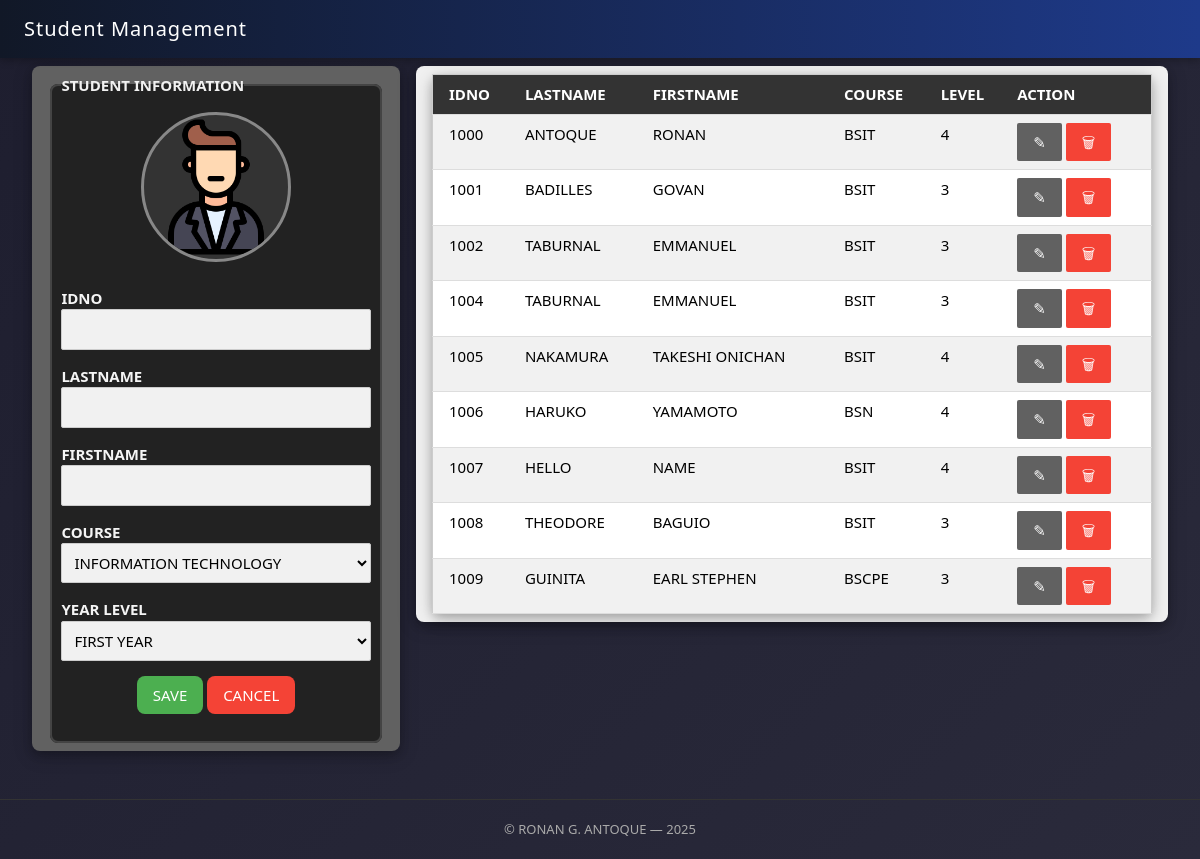
The app's page /, older data.
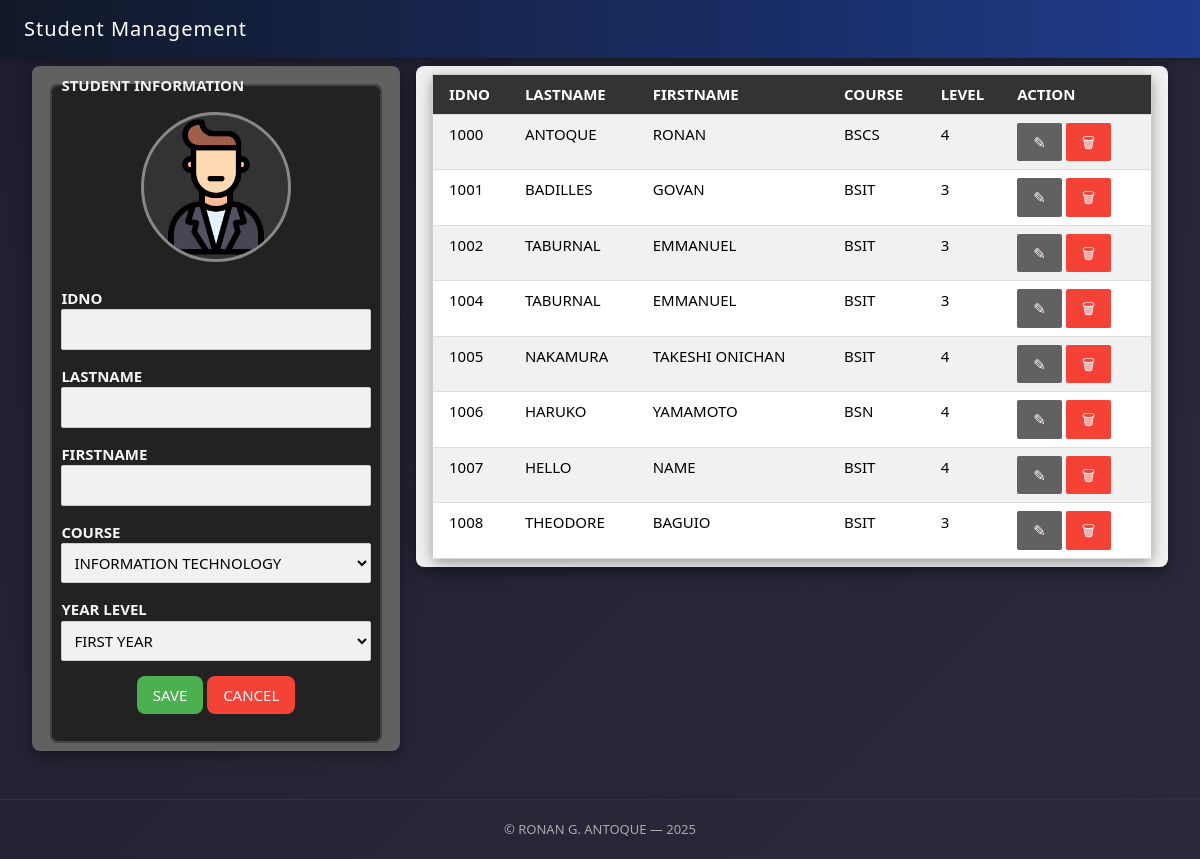
The same page, newer data.
### tables this page shows
CREATE TABLE students(
id integer primary key autoincrement,
idno varchar(10) unique,
lastname varchar(25),
firstname varchar(25),
course varchar(10),
level varchar(5), image varchar(25));

### app.py (the view)
@app.route("/")
def index():
    students = getall("students")
    return render_template("index.html", studentlist=students)

### db/dbhelper.py (called while the page is built)
def getprocess(sql: str, vals: list) -> list:
    conn = connect(database)
    conn.row_factory = Row
    cursor = conn.cursor()
    cursor.execute(sql, vals)
    data = cursor.fetchall()
    cursor.close()
    conn.close()
    return data

def getall(table: str) -> list:
    sql = f"SELECT * FROM {table}"
    return getprocess(sql, [])

### templates/index.html (shortened to what this page needs)
{% extends 'base.html' %} {% block content %}
<div class="w3-row-padding">
  <div class="w3-third">
    <div class="w3-card-4 w3-padding w3-round-large w3-dark-grey">
      <fieldset
        class="w3-round-large"
        style="border: 2px solid #444; background: #222; color: #f5f5f5"
      >
        <legend class="w3-text-light-grey">
          <b>STUDENT INFORMATION</b>
        </legend>
        <form
          action="{{ url_for('add_student') }}"
          method="POST"
          id="studentForm"
        >
          <center>
            <img
              src="{{ url_for('static', filename='images/account.png') }}"
              style="
                width: 150px;
                height: 150px;
                object-fit: cover;
                border-radius: 50%;
                border: 3px solid #888;
                margin-top: 10px;
                margin-bottom: 10px;
                background: #333;
              "
            />
          </center>
          <p>
            <label><b>IDNO</b></label>
            <input
              type="number"
              name="idno"
              id="idno"
              class="w3-input w3-border w3-light-grey w3-round-small"
              required
            />
          </p>
          <p>
            <label><b>LASTNAME</b></label>
            <input
              type="text"
              name="lastname"
              id="lastname"
              class="w3-input w3-border w3-light-grey w3-round-small"
              required
            />
          </p>
          <p>
            <label><b>FIRSTNAME</b></label>
            <input
              type="text"
              name="firstname"
              id="firstname"
              class="w3-input w3-border w3-light-grey w3-round-small"
              required
            />
          </p>
          <p>
            <label><b>COURSE</b></label>
            <select
              name="course"
              id="course"
              class="w3-input w3-border w3-light-grey w3-round-small"
              required
            >
              <option value="BSIT">INFORMATION TECHNOLOGY</option>
            </select>
          </p>
          <p>
            <label><b>YEAR LEVEL</b></label>
            <select
              name="level"
              id="level"
              class="w3-input w3-border w3-light-grey w3-round-small"
              required
            >
              <option value="1">FIRST YEAR</option>
            </select>
          </p>
          <p class="w3-center">
            <input
              type="submit"
              value="SAVE"
              class="w3-button w3-green w3-round-large w3-hover-light-green"
            />
            <input
              type="reset"
              value="CANCEL"
              class="w3-button w3-red w3-round-large w3-hover-pale-red"
            />
          </p>
        </form>
      </fieldset>
    </div>
  </div>
  <div class="w3-twothird w3-container">
    <div class="w3-card-4 w3-round-large w3-light-grey w3-padding">
      <table
        class="w3-table-all w3-card-4 w3-hoverable w3-striped w3-round-large"
      >
        <tr style="background-color: #333; color: #fff">
          <th>IDNO</th>
          <th class="w3-hide-small w3-hide-medium">LASTNAME</th>
          <th class="w3-hide-small w3-hide-medium">FIRSTNAME</th>
          <th class="w3-hide-small w3-hide-medium">COURSE</th>
          <th class="w3-hide-small w3-hide-medium">LEVEL</th>
          <th>ACTION</th>
        </tr>
        {% for student in studentlist %}
        <tr class="w3-hover-dark-grey">
          <td>{{ student['idno'] }}</td>
          <td class="w3-hide-small w3-hide-medium">
            {{ student['lastname'].upper() }}
          </td>
          <td class="w3-hide-small w3-hide-medium">
            {{ student['firstname'].upper() }}
          </td>
          <td class="w3-hide-small w3-hide-medium">
            {{ student['course'].upper() }}
          </td>
          <td class="w3-hide-small w3-hide-medium">{{ student['level'] }}</td>
          <td>
            <button
              class="w3-button w3-round-small w3-dark-grey w3-hover-black"
              onclick='editStudent(
								"{{ student.idno }}",
								"{{ student.lastname }}",
								"{{ student.firstname }}",
								"{{ student.course }}",
								"{{ student.level }}"
							)'
            >
              &#9998;
            </button>
            <a
              href="{{ url_for('delete_student', idno=student['idno']) }}"
              class="w3-button w3-round-small w3-red w3-hover-pale-red"
              onclick="return confirm('Delete this student?');"
              >&#x1F5D1;</a
            >
          </td>
        </tr>
        {% endfor %}
      </table>
    </div>
  </div>
</div>
{% endblock %}

### templates/base.html (shortened to what this page needs)
<!DOCTYPE html>
<html>
  <head>
    <link
      rel="stylesheet"
      href="{{ url_for('static', filename='css/w3.css') }}"
    />
  </head>
  <body>
    <div class="navbar">
      <h4>Student Management</h4>
    </div>
    <div class="w3-container w3-padding">
      {% block content %} {% endblock %}
    </div>
    <div class="footer">&copy; RONAN G. ANTOQUE — 2025</div>
  </body>
</html>

### static/css/w3.css (style rules this page uses)
*,*:before,*:after { box-sizing:inherit }
html { -ms-text-size-adjust:100%;-webkit-text-size-adjust:100% }
body { margin:0 }
a { background-color:transparent }
b,strong { font-weight:bolder }
img { border-style:none }
button,input,select,textarea,optgroup { font:inherit;margin:0 }
button,input { overflow:visible }
button,select { text-transform:none }
button,[type=button],[type=reset],[type=submit] { -webkit-appearance:button }
fieldset { border:1px solid #c0c0c0;margin:0 2px;padding:.35em .625em .75em }
legend { color:inherit;display:table;max-width:100%;padding:0;white-space:normal }
html,body { font-family:Verdana,sans-serif;font-size:15px;line-height:1.5 }
html { overflow-x:hidden }
h4 { font-size:20px }
h1,h2,h3,h4,h5,h6 { font-family:"Segoe UI",Arial,sans-serif;font-weight:400;margin:10px 0 }
img { vertical-align:middle }
a { color:inherit }
.w3-table,.w3-table-all { border-collapse:collapse;border-spacing:0;width:100%;display:table }
.w3-table-all { border:1px solid #ccc }
.w3-bordered tr,.w3-table-all tr { border-bottom:1px solid #ddd }
.w3-striped tbody tr:nth-child(even) { background-color:#f1f1f1 }
.w3-table-all tr:nth-child(odd) { background-color:#fff }
.w3-table-all tr:nth-child(even) { background-color:#f1f1f1 }
.w3-table td,.w3-table th,.w3-table-all td,.w3-table-all th { padding:8px 8px;display:table-cell;text-align:left;vertical-align:top }
.w3-table th:first-child,.w3-table td:first-child,.w3-table-all th:first-child,.w3-table-all td:first-child { padding-left:16px }
.w3-btn,.w3-button { border:none;display:inline-block;padding:8px 16px;vertical-align:middle;overflow:hidden;text-decoration:none;color:inherit;background-color:inherit;text-align:center;cursor:pointer;white-space:nowrap }
.w3-btn,.w3-button { -webkit-touch-callout:none;-webkit-user-select:none;-khtml-user-select:none;-moz-user-select:none;-ms-user-select:none;user-select:none }
.w3-input { padding:8px;display:block;border:none;border-bottom:1px solid #ccc;width:100% }
.w3-container:after,.w3-container:before,.w3-panel:after,.w3-panel:before,.w3-row:after,.w3-row:before,.w3-row-padding:after,.w3-row-padding:before, .w3-cell-row:before,.w3-cell-row:after,.w3-clear:after,.w3-clear:before,.w3-bar:before,.w3-bar:after { content:"";display:table;clear:both }
.w3-col,.w3-half,.w3-third,.w3-twothird,.w3-threequarter,.w3-quarter { float:left;width:100% }
@media (min-width:601px) { .w3-col.m4,.w3-third { width:33.33333% } }
@media (min-width:601px) { .w3-col.m8,.w3-twothird { width:66.66666% } }
.w3-round-small { border-radius:2px }
.w3-round-large { border-radius:8px }
.w3-row-padding,.w3-row-padding>.w3-half,.w3-row-padding>.w3-third,.w3-row-padding>.w3-twothird,.w3-row-padding>.w3-threequarter,.w3-row-padding>.w3-quarter,.w3-row-padding>.w3-col { padding:0 8px }
.w3-container,.w3-panel { padding:0.01em 16px }
.w3-card-4,.w3-hover-shadow:hover { box-shadow:0 4px 10px 0 rgba(0,0,0,0.2),0 4px 20px 0 rgba(0,0,0,0.19) }
.w3-center { text-align:center!important }
.w3-border { border:1px solid #ccc!important }
.w3-padding { padding:8px 16px!important }
.w3-green,.w3-hover-green:hover { color:#fff!important;background-color:#4CAF50!important }
.w3-red,.w3-hover-red:hover { color:#fff!important;background-color:#f44336!important }
.w3-light-grey,.w3-hover-light-grey:hover,.w3-light-gray,.w3-hover-light-gray:hover { color:#000!important;background-color:#f1f1f1!important }
.w3-dark-grey,.w3-hover-dark-grey:hover,.w3-dark-gray,.w3-hover-dark-gray:hover { color:#fff!important;background-color:#616161!important }
.w3-text-light-grey,.w3-hover-text-light-grey:hover,.w3-text-light-gray,.w3-hover-text-light-gray:hover { color:#f1f1f1!important }

### templates/base.html (style rules this page uses)
body { background: linear-gradient(135deg, #1e1e2f, #2a2a3b); color: #f0f0f0; min-height: 100vh; font-family: "Segoe UI", sans-serif; }
.navbar { background: linear-gradient(to right, #111827, #1e3a8a); color: white; padding: 14px 24px; box-shadow: 0 2px 8px rgba(0, 0, 0, 0.3); position: sticky; top: 0; z-index: 1000; }
.navbar h4 { margin: 0; font-weight: 500; letter-spacing: 1px; }
.footer { color: #aaa; font-size: 13px; margin-top: 40px; text-align: center; padding: 20px; border-top: 1px solid #333; }

Row changes from the older to the newer data that the page shows:
removed students: idno "1009", lastname "GUINITA", firstname "EARL STEPHEN", course "BSCPE", level "3"
changed students "ANTOQUE": course "BSIT" → "BSCS"
